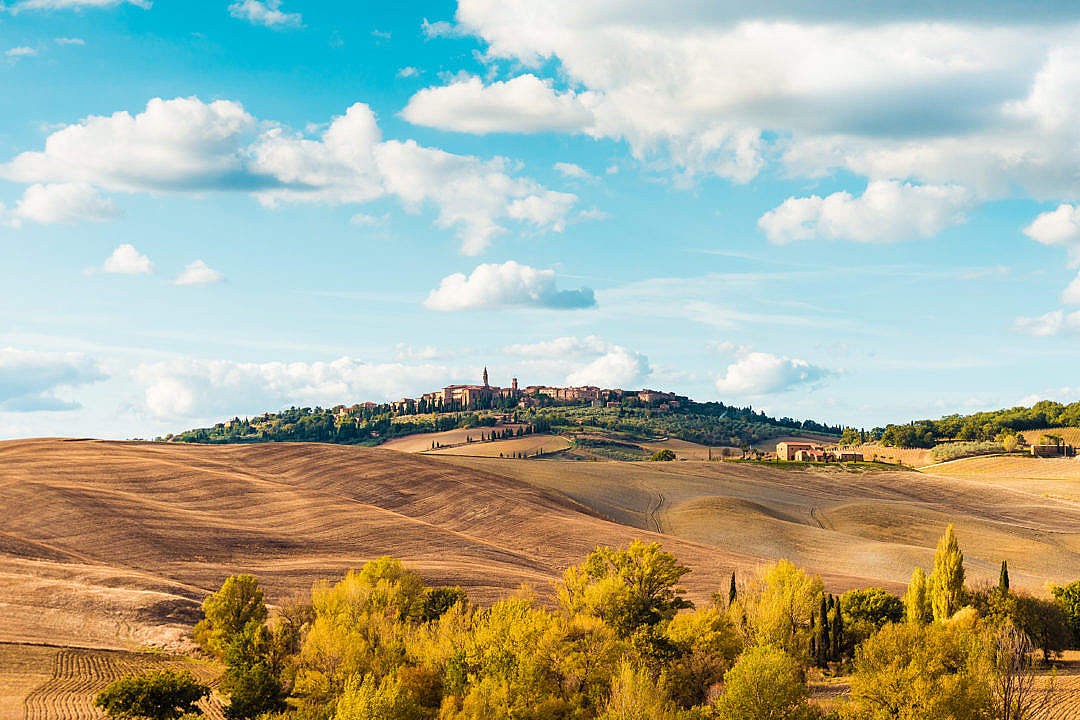
#> input picture opencv/images/pienza-town-italy-1080x720.jpg, 1080 x 720 px
$ python drawing_image.py
#> lines starting #> are read from the running program, lines starting #| are printed output that depends on the picture
import numpy as np
import cv2

# อ่านรูปภาพเข้ามา กำหนดค่า 1 คือค่าสีจะเหมือนค่าเดิมของภาพ, 0 คือ grayscale, -1 คือ ความโปรงแสง
img = cv2.imread("./images/pienza-town-italy-1080x720.jpg", 1)
#> img is the input picture: shape (720, 1080, 3); mean B, G, R 154.2, 174.4, 170.1

# Drawing Line เส้นตรง
img = cv2.line(img,(0,0),(255,255),(255,0,0), 10)

# Drawing Arrow Line ลูกศร
img = cv2.arrowedLine(img,(0,200),(255,200),(255,255,100), 10)

# Drawing Rectangle สี่เหลี่ยม
img = cv2.rectangle(img,(384,0),(510,128),(0,255,0),3)

# Drawing Circle วงกลม
img =  cv2.circle(img,(447,103), 63, (0,0,255), 0)

# Drawing Ellipse วงรี
img = cv2.ellipse(img,(256,256),(100,50),0,0,180,255,-1)

# Drawing Polygon รูปหลายเหลี่ยม
pts = np.array([[10,5],[20,30],[70,20],[50,10]], np.int32)
pts = pts.reshape((-1,1,2))
img =  cv2.polylines(img,[pts],True,(0,255,255))
#> img: shape (720, 1080, 3); mean B, G, R 154, 171.1, 166.6

# Adding Text to Images
font = cv2.FONT_HERSHEY_SIMPLEX
img = cv2.putText(img,'OpenCV By Noy',(10,500), font, 4,(255,255,255),2,cv2.LINE_AA)
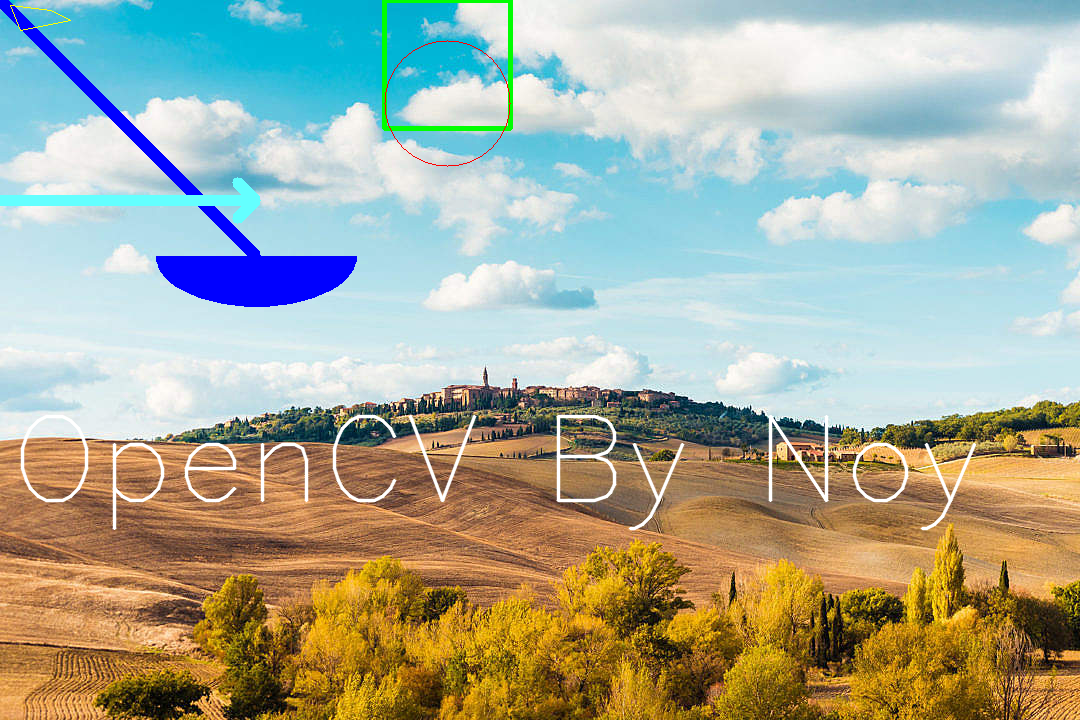
#> img: shape (720, 1080, 3); mean B, G, R 155.6, 172.5, 167.6

# แสดงภาพบนจอ จะสร้าง GUI ขึ้นมา
cv2.imshow('Drawing image', img)
# รอรับค่าเมื่อกดปิดจอ
cv2.waitKey(0)
# ปิดหน้าต่าง GUI ทั้งหมด
cv2.destroyAllWindows();
